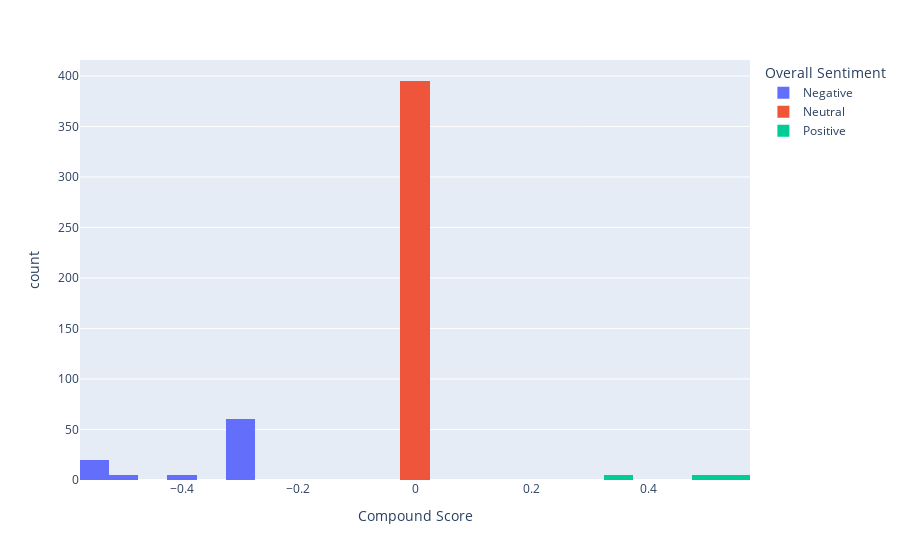

The notebook cell saved with this chart:
### Code cell
fig=px.histogram(data_frame=vader,x='Compound Score',color='Overall Sentiment',template='plotly')
fig.show()

### Figure 1 — Plotly figure (JSON) as saved in the notebook; plotly's stock layout.template omitted (floating-point values rounded to 4 significant figures; data arrays with more than 128 entries replaced by an {"elided": "..."} marker saying what was removed)
{"data": [{"alignmentgroup": "True", "bingroup": "x", "hovertemplate": "Overall Sentiment=Negative<br>Compound Score=%{x}<br>count=%{y}<extra></extra>", "legendgroup": "Negative", "marker": {"color": "#636efa", "pattern": {"shape": ""}}, "name": "Negative", "offsetgroup": "Negative", "orientation": "v", "showlegend": true, "type": "histogram", "x": [-0.5267, -0.4871, -0.296, -0.5267, -0.296, -0.296, -0.296, -0.296, -0.5267, -0.4871, -0.296, -0.5267, -0.296, -0.296, -0.296, -0.296, -0.296, -0.5267, -0.5267, -0.3818, -0.296, -0.296, -0.296, -0.296, -0.296, -0.296, -0.5267, -0.4871, -0.296, -0.5267, -0.296, -0.296, -0.296, -0.296, -0.296, -0.5267, -0.5267, -0.3818, -0.296, -0.296, -0.296, -0.296, -0.296, -0.296, -0.5267, -0.4871, -0.296, -0.5267, -0.296, -0.296, -0.296, -0.296, -0.296, -0.5267, -0.5267, -0.3818, -0.296, -0.296, -0.296, -0.296, -0.296, -0.296, -0.5267, -0.4871, -0.296, -0.5267, -0.296, -0.296, -0.296, -0.296, -0.296, -0.5267, -0.5267, -0.3818, -0.296, -0.296, -0.296, -0.296, -0.296, -0.296, -0.296, -0.5267, -0.5267, -0.3818, -0.296, -0.296, -0.296, -0.296, -0.296, -0.296], "xaxis": "x", "yaxis": "y"}, {"alignmentgroup": "True", "bingroup": "x", "hovertemplate": "Overall Sentiment=Neutral<br>Compound Score=%{x}<br>count=%{y}<extra></extra>", "legendgroup": "Neutral", "marker": {"color": "#EF553B", "pattern": {"shape": ""}}, "name": "Neutral", "offsetgroup": "Neutral", "orientation": "v", "showlegend": true, "type": "histogram", "x": {"elided": "395 int values"}, "xaxis": "x", "yaxis": "y"}, {"alignmentgroup": "True", "bingroup": "x", "hovertemplate": "Overall Sentiment=Positive<br>Compound Score=%{x}<br>count=%{y}<extra></extra>", "legendgroup": "Positive", "marker": {"color": "#00cc96", "pattern": {"shape": ""}}, "name": "Positive", "offsetgroup": "Positive", "orientation": "v", "showlegend": true, "type": "histogram", "x": [0.34, 0.5411, 0.4885, 0.34, 0.5411, 0.4885, 0.34, 0.5411, 0.4885, 0.34, 0.5411, 0.4885, 0.34, 0.5411, 0.4885], "xaxis": "x", "yaxis": "y"}], "layout": {"barmode": "relative", "legend": {"title": {"text": "Overall Sentiment"}, "tracegroupgap": 0}, "margin": {"t": 60}, "xaxis": {"anchor": "y", "domain": [0, 1], "title": {"text": "Compound Score"}}, "yaxis": {"anchor": "x", "domain": [0, 1], "title": {"text": "count"}}}}
